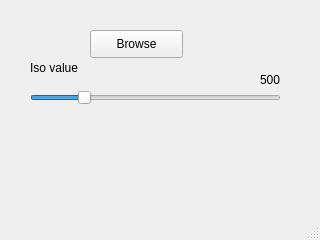
<?xml version="1.0" encoding="UTF-8"?>
<ui version="4.0">
 <class>MainWindow</class>
 <widget class="QMainWindow" name="MainWindow">
  <property name="geometry">
   <rect>
    <x>0</x>
    <y>0</y>
    <width>320</width>
    <height>240</height>
   </rect>
  </property>
  <property name="windowTitle">
   <string>GUI-Demo</string>
  </property>
  <widget class="QWidget" name="centralwidget">
   <widget class="QSlider" name="horizontalSlider">
    <property name="geometry">
     <rect>
      <x>30</x>
      <y>90</y>
      <width>251</width>
      <height>16</height>
     </rect>
    </property>
    <property name="maximum">
     <number>2500</number>
    </property>
    <property name="value">
     <number>500</number>
    </property>
    <property name="orientation">
     <enum>Qt::Horizontal</enum>
    </property>
   </widget>
   <widget class="QLabel" name="label">
    <property name="geometry">
     <rect>
      <x>30</x>
      <y>60</y>
      <width>111</width>
      <height>16</height>
     </rect>
    </property>
    <property name="text">
     <string>Iso value</string>
    </property>
   </widget>
   <widget class="QLabel" name="label_2">
    <property name="geometry">
     <rect>
      <x>260</x>
      <y>70</y>
      <width>61</width>
      <height>20</height>
     </rect>
    </property>
    <property name="text">
     <string>500</string>
    </property>
   </widget>
   <widget class="QPushButton" name="Browse">
    <property name="geometry">
     <rect>
      <x>90</x>
      <y>30</y>
      <width>93</width>
      <height>28</height>
     </rect>
    </property>
    <property name="text">
     <string>Browse</string>
    </property>
   </widget>
  </widget>
  <widget class="QMenuBar" name="menubar">
   <property name="geometry">
    <rect>
     <x>0</x>
     <y>0</y>
     <width>320</width>
     <height>26</height>
    </rect>
   </property>
  </widget>
  <widget class="QStatusBar" name="statusbar"/>
  <action name="actionKlvafjl_k">
   <property name="text">
    <string>klvafjl k</string>
   </property>
  </action>
  <action name="actionClose">
   <property name="text">
    <string>Close</string>
   </property>
  </action>
 </widget>
 <resources/>
 <connections>
  <connection>
   <sender>horizontalSlider</sender>
   <signal>sliderMoved(int)</signal>
   <receiver>label_2</receiver>
   <slot>setNum(int)</slot>
   <hints>
    <hint type="sourcelabel">
     <x>259</x>
     <y>112</y>
    </hint>
    <hint type="destinationlabel">
     <x>272</x>
     <y>93</y>
    </hint>
   </hints>
  </connection>
 </connections>
</ui>
